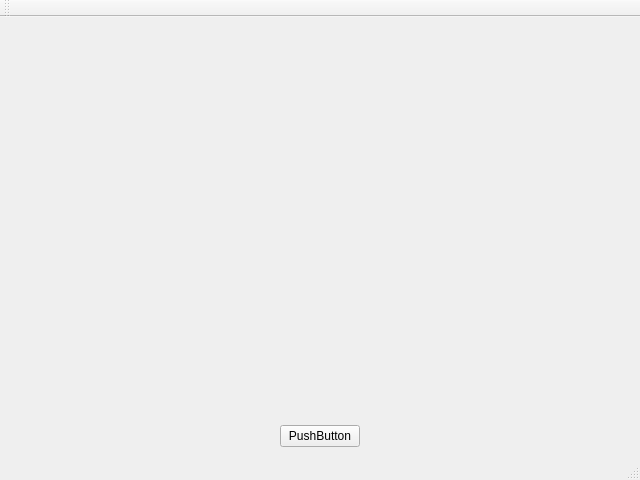
<?xml version="1.0" encoding="UTF-8"?>
<ui version="4.0">
 <class>MainWindow</class>
 <widget class="QMainWindow" name="MainWindow">
  <property name="geometry">
   <rect>
    <x>0</x>
    <y>0</y>
    <width>640</width>
    <height>480</height>
   </rect>
  </property>
  <property name="windowTitle">
   <string>MainWindow</string>
  </property>
  <widget class="QWidget" name="centralWidget">
   <layout class="QVBoxLayout" name="verticalLayout" stretch="15,0">
    <item>
     <widget class="Gui::Util::AddRemoveSelection" name="_addRemoveWidget" native="true"/>
    </item>
    <item>
     <layout class="QHBoxLayout" name="horizontalLayout">
      <item>
       <spacer name="horizontalSpacer">
        <property name="orientation">
         <enum>Qt::Horizontal</enum>
        </property>
        <property name="sizeHint" stdset="0">
         <size>
          <width>40</width>
          <height>20</height>
         </size>
        </property>
       </spacer>
      </item>
      <item>
       <widget class="QPushButton" name="pushButton">
        <property name="text">
         <string>PushButton</string>
        </property>
       </widget>
      </item>
      <item>
       <spacer name="horizontalSpacer_2">
        <property name="orientation">
         <enum>Qt::Horizontal</enum>
        </property>
        <property name="sizeHint" stdset="0">
         <size>
          <width>40</width>
          <height>20</height>
         </size>
        </property>
       </spacer>
      </item>
     </layout>
    </item>
   </layout>
  </widget>
  <widget class="QMenuBar" name="menuBar">
   <property name="geometry">
    <rect>
     <x>0</x>
     <y>0</y>
     <width>640</width>
     <height>21</height>
    </rect>
   </property>
  </widget>
  <widget class="QToolBar" name="mainToolBar">
   <attribute name="toolBarArea">
    <enum>TopToolBarArea</enum>
   </attribute>
   <attribute name="toolBarBreak">
    <bool>false</bool>
   </attribute>
  </widget>
  <widget class="QStatusBar" name="statusBar"/>
 </widget>
 <layoutdefault spacing="6" margin="11"/>
 <customwidgets>
  <customwidget>
   <class>Gui::Util::AddRemoveSelection</class>
   <extends>QWidget</extends>
   <header>Gui/Util/AddRemoveSelection.h</header>
   <container>1</container>
  </customwidget>
 </customwidgets>
 <resources/>
 <connections/>
</ui>
